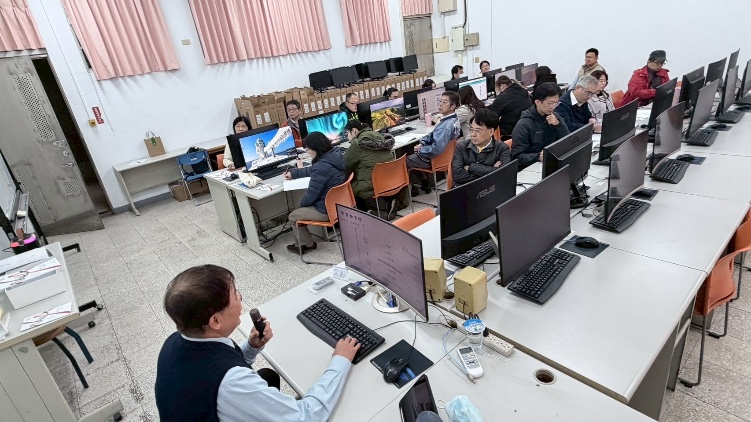
#> input picture .agents/skills/activity-record-generator/examples/sample_photos/01_講師講授參獎重點.jpg, 751 x 422 px
$ python -i generate_record.py   (imports and definitions only)
#> lines starting #> are read from the running program, lines starting #| are printed output that depends on the picture
# -*- coding: utf-8 -*-
"""
敏實科技大學 USR 計畫 - 活動記錄表自動生成器 (直式簽到表增強版)
Activity Record Generator for MINTH University USR Projects

特色：
1. 嚴格過濾存摺、收據、發票、轉帳截圖、便當飲料等核銷雜物，確保「活動剪影」僅收錄活動現場照片。
2. 簽到簿專用防呆機制：確保附錄之「簽到表」為專屬簽到單掃描檔，嚴禁隨意拿活動照片替代。
3. 簽到簿直式呈現保證：自動檢測簽到單方向，若為橫向掃描檔自動旋轉 90 度轉為直式 (Portrait) 置中呈現。
4. 自動 EXIF 旋轉校正與等比例居中排版，防止照片變形或顛倒。
5. 100% 官方標準排版（校徽 Logo、裝訂線、酒紅分隔線、標楷體、A4 直式）。
"""

import os
import sys
import json
import argparse
import datetime
from PIL import Image, ImageOps
import docx
from docx.shared import Inches, Pt, Cm, RGBColor
from docx.enum.text import WD_ALIGN_PARAGRAPH
from docx.oxml import OxmlElement
from docx.oxml.ns import qn

# 非活動照片黑名單關鍵字 (用於自動過濾核銷雜圖)
EXCLUDED_PHOTO_KEYWORDS = [
    "存摺", "存簿", "銀行", "passbook", "bank", "帳戶", "account",
    "發票", "收據", "invoice", "receipt", "核銷", "憑證", "voucher",
    "便當", "飲料", "點心", "茶點", "菜單", "menu", "food", "drink",
    "轉帳", "匯款", "transfer", "atm", "linepay", "line_pay", "支付",
    "紙袋", "包裝", "box", "禮盒外觀", "名片"
]

# 簽到簿專用關鍵字
SIGNIN_KEYWORDS = [
    "簽到", "簽到表", "簽到簿", "簽到單", "出席表", "出席名冊",
    "signin", "sign_in", "attendance"
]

# [87 lines left out: functions get_minguo_timestamp, is_excluded_clutter, is_signin_sheet, apply_font, set_cell_text, set_cell_multiline and 1 more, not called in this run]

def generate_activity_record(data, template_path=None, output_path=None):
    """
    主要活動記錄表生成器
    :param data: 包含所有填寫資訊的字典 (dict)
    :param template_path: 範本 docx 檔案路徑
    :param output_path: 產出 docx 檔案路徑
    :return: 產出的 docx 檔案完整路徑
    """
    if not template_path:
        base_dir = os.path.dirname(os.path.dirname(os.path.abspath(__file__)))
        template_path = os.path.join(base_dir, "templates", "template_activity_record.docx")

    if not os.path.exists(template_path):
        fallback = r"D:\AI_Python_草稿\template_activity_record.docx"
        if os.path.exists(fallback):
            template_path = fallback
        else:
            raise FileNotFoundError(f"找不到活動記錄表標準範本: {template_path}")

    doc = docx.Document(template_path)

    # 1. 更新大標題年度
    year_str = str(data.get("year", "115"))
    for p in doc.paragraphs:
        if "社會責任實踐計畫」活動記錄表" in p.text:
            p.text = f"「{year_str}年度社會責任實踐計畫」活動記錄表"
            p.alignment = WD_ALIGN_PARAGRAPH.CENTER
            for r in p.runs:
                apply_font(r, font_name="標楷體", font_size_pt=20, bold=True)
            break

    # 2. Table 0：活動基本資訊與紀要
    t0 = doc.tables[0]

    # R0: USR子計畫勾選
    subproj_id = str(data.get("subproject_id", "1"))
    sp1 = "■ 子計畫1：創生共學AI及ESG智慧創新平台" if subproj_id == "1" else "□ 子計畫1：創生共學AI及ESG智慧創新平台"
    sp4 = "■ 子計畫4：AI智慧減碳旅遊城鄉體驗" if subproj_id == "4" else "□ 子計畫4：AI智慧減碳旅遊城鄉體驗"
    sp2 = "■ 子計畫2：AI技術應用在農業領域合作" if subproj_id == "2" else "□ 子計畫2：AI技術應用在農業領域合作"
    sp5 = "■ 子計畫5：AI技術應用在碳中和技術領域合作" if subproj_id == "5" else "□ 子計畫5：AI技術應用在碳中和技術領域合作"
    sp3 = "■ 子計畫3：AI及ESG食農教育特色餐飲" if subproj_id == "3" else "□ 子計畫3：AI及ESG食農教育特色餐飲"
    sph = "■ 校務Hub：" if any(k in subproj_id.lower() for k in ["hub", "校務"]) else "□ 校務Hub："

    lines_subproj = [
        f"{sp1}    {sp4}",
        f"{sp2}    {sp5}",
        f"{sp3}    {sph}"
    ]
    set_cell_multiline(t0.rows[0].cells[1], lines_subproj, font_size_pt=9.5, line_spacing=1.15, space_after=1)

    # R1: 子計畫主持人 / 工讀生
    host_name = data.get("host_name", "")
    assistant_name = data.get("assistant_name", "")
    set_cell_text(t0.rows[1].cells[1], host_name, font_size_pt=12, align=WD_ALIGN_PARAGRAPH.LEFT)
    set_cell_text(t0.rows[1].cells[3], assistant_name, font_size_pt=12, align=WD_ALIGN_PARAGRAPH.LEFT)

    # R2: 活動名稱
    act_name = data.get("activity_name", "")
    set_cell_text(t0.rows[2].cells[0], f"活動名稱：{act_name}", font_size_pt=12, bold=True, align=WD_ALIGN_PARAGRAPH.LEFT)

    # R3: 日期/時間 與 地點
    date_time = data.get("date_time", "")
    location = data.get("location", "")
    set_cell_text(t0.rows[3].cells[0], f"日期/時間：{date_time}", font_size_pt=11, align=WD_ALIGN_PARAGRAPH.LEFT)
    set_cell_text(t0.rows[3].cells[2], f"地點：{location}", font_size_pt=11, align=WD_ALIGN_PARAGRAPH.LEFT)

    # R4: 主講者/與會人
    speaker_attendees = data.get("speaker_attendees", "")
    set_cell_text(t0.rows[4].cells[0], f"主講者/與會人：{speaker_attendees}", font_size_pt=11, align=WD_ALIGN_PARAGRAPH.LEFT)

    # R5: 執行成效 (量化指標 + 質化指標)
    quant = data.get("quantitative", {})
    t_in = quant.get("inner_teacher", 0)
    s_in = quant.get("inner_student", 0)
    a_in = quant.get("inner_assistant", 0)
    t_out = quant.get("cross_teacher", 0)
    s_out = quant.get("cross_student", 0)
    a_out = quant.get("cross_assistant", 0)
    f_part = quant.get("field_partner", 0)
    c_gov = quant.get("central_gov", 0)
    l_gov = quant.get("local_gov", 0)
    ngo = quant.get("ngo_npo", 0)
    q_sent = quant.get("survey_sent", 0)
    q_valid = quant.get("survey_valid", 0)

    qual_text = data.get("qualitative_summary", "")

    perf_lines = [
        "量化指標：",
        f"  校內參與：教師：{t_in} 人、學生：{s_in} 人、專任助理：{a_in} 人",
        f"  跨校參與：教師：{t_out} 人、學生：{s_out} 人、專任助理：{a_out} 人",
        f"  場域參與：場域夥伴人數：{f_part} 人",
        f"  其他參與：中央政府人數：{c_gov} 人、地方政府人數：{l_gov} 人、NGO/NPO：{ngo} 人",
        "",
        "滿意度調查：",
        f"  發放問卷數：{q_sent} 份、有效問卷數：{q_valid} 份",
        "",
        "質化指標：",
        qual_text
    ]
    set_cell_multiline(t0.rows[5].cells[1], perf_lines, font_size_pt=10.5, line_spacing=1.15, space_after=1)

    # R6: 活動紀要
    summary_content = data.get("activity_summary", "")
    if isinstance(summary_content, str):
        summary_lines = [line.strip() for line in summary_content.split("\n") if line.strip()]
    else:
        summary_lines = summary_content
    set_cell_multiline(t0.rows[6].cells[1], summary_lines, font_size_pt=10.5, line_spacing=1.2, space_after=2)

    # R7: 檢討與建議
    review_content = data.get("review_suggestions", "")
    if isinstance(review_content, str):
        review_lines = [line.strip() for line in review_content.split("\n") if line.strip()]
    else:
        review_lines = review_content
    set_cell_multiline(t0.rows[7].cells[1], review_lines, font_size_pt=10.5, line_spacing=1.2, space_after=2)

    # 3. Table 1：活動剪影（過濾雜物，僅保留真實活動現場照片）
    t1 = doc.tables[1]
    raw_photos = data.get("photos", [])

    clean_photos = []
    for p in raw_photos:
        p_path = p.get("path", "")
        p_name = os.path.basename(p_path)
        if is_excluded_clutter(p_name):
            print(f"[警告：已自動排除] 檢測到存摺/核銷雜圖，不予放入活動剪影: {p_name}")
            continue
        if is_signin_sheet(p_name):
            print(f"[提示：分流處理] 檢測到簽到簿檔案 {p_name}，移至專用附錄簽到表，不佔用活動剪影格位。")
            if not data.get("signin_sheet"):
                data["signin_sheet"] = p_path
            continue
        clean_photos.append(p)

    num_photos = min(len(clean_photos), 6)
    row_pairs = [(0, 1), (2, 3), (4, 5)]

    for idx in range(6):
        pair_idx = idx // 2
        col_idx = 0 if (idx % 2 == 0) else 2
        img_row_idx, cap_row_idx = row_pairs[pair_idx]

        if idx < num_photos:
            p_info = clean_photos[idx]
            p_path = p_info.get("path", "")
            p_cap = p_info.get("caption", "").strip()
            if not p_cap:
                p_cap = f"活動現場紀實 {idx+1}"
            if not p_cap.startswith("說明："):
                p_cap = f"說明：{p_cap}"

            set_cell_image(t1.rows[img_row_idx].cells[col_idx], p_path)
            set_cell_text(t1.rows[cap_row_idx].cells[col_idx], p_cap, font_size_pt=10.5, align=WD_ALIGN_PARAGRAPH.LEFT)
        else:
            t1.rows[img_row_idx].cells[col_idx].text = ""
            t1.rows[cap_row_idx].cells[col_idx].text = ""

    # 若照片僅有 2 張或 4 張，自後往前移除多餘空白列
    if num_photos <= 2:
        for r_del in [5, 4, 3, 2]:
            tr = t1.rows[r_del]._tr
            tr.getparent().remove(tr)
    elif num_photos <= 4:
        for r_del in [5, 4]:
            tr = t1.rows[r_del]._tr
            tr.getparent().remove(tr)

    # 4. 附件核選列（自動依照是否有簽到簿、海報動態打勾）
    last_row = t1.rows[-1]
    attachments = list(data.get("attachments", []))

    signin_path = data.get("signin_sheet")
    if signin_path and os.path.exists(signin_path) and "簽到單" not in attachments:
        attachments.append("簽到單")

    att_agenda = "■ 議程" if "議程" in attachments else "□ 議程"
    att_signin = "■ 簽到單" if "簽到單" in attachments else "□ 簽到單"
    att_poster = "■ 宣傳海報" if "宣傳海報" in attachments else "□ 宣傳海報"
    att_slides = "■ 簡報" if "簡報" in attachments else "□ 簡報"
    att_other = "□ 其他___________"
    for a in attachments:
        if a not in ["議程", "簽到單", "宣傳海報", "簡報"]:
            att_other = f"■ 其他：{a}"
            break

    att_text = f"{att_agenda}   {att_signin}   {att_poster}   {att_slides}   {att_other}   (請勾選可提供之附件)"
    set_cell_text(last_row.cells[1], att_text, font_size_pt=10.5, align=WD_ALIGN_PARAGRAPH.LEFT)

    # 5. 專用附錄頁：活動簽到簿掃描檔 (保證以直式 Portrait 呈現)
    if signin_path and os.path.exists(signin_path):
        doc.add_page_break()
        title_p = doc.add_paragraph()
        title_p.alignment = WD_ALIGN_PARAGRAPH.CENTER
        title_p.paragraph_format.space_before = Pt(6)
        title_p.paragraph_format.space_after = Pt(8)
        r = title_p.add_run("活動簽到表 (掃描檔)")
        apply_font(r, font_name="標楷體", font_size_pt=14, bold=True)

        img_p = doc.add_paragraph()
        img_p.alignment = WD_ALIGN_PARAGRAPH.CENTER
        img_p.paragraph_format.space_before = Pt(0)
        img_p.paragraph_format.space_after = Pt(0)

        try:
            with Image.open(signin_path) as s_raw:
                s_im = ImageOps.exif_transpose(s_raw)
                sw, sh = s_im.size

                # 關鍵邏輯：若寬度大於高度 (橫向)，自動順時針旋轉 90 度轉為直式 (Portrait)
                if sw > sh:
                    print(f"[簽到簿直式校正] 檢測到簽到表為橫向 ({sw}x{sh})，自動旋轉 90 度校正為直式呈現...")
                    s_im = s_im.rotate(-90, expand=True)
                    sw, sh = s_im.size

                    # 儲存旋轉後暫存檔
                    temp_dir = os.path.join(os.environ.get("TEMP", "."), "minth_usr_temp")
                    os.makedirs(temp_dir, exist_ok=True)
                    actual_insert_path = os.path.join(temp_dir, f"rotated_signin_{os.path.basename(signin_path)}")
                    s_im.save(actual_insert_path)
                else:
                    actual_insert_path = signin_path

                # 直式排版尺寸計算：限制最大寬度 15.0 cm、最大高度 21.8 cm，剛好完整收納於 A4 單頁
                aspect = sw / sh
                max_w_cm = 15.0
                max_h_cm = 21.8
                if (max_w_cm / aspect) <= max_h_cm:
                    final_w = Cm(max_w_cm)
                    final_h = Cm(max_w_cm / aspect)
                else:
                    final_h = Cm(max_h_cm)
                    final_w = Cm(max_h_cm * aspect)

                img_p.add_run().add_picture(actual_insert_path, width=final_w, height=final_h)
                print(f"[簽到簿附錄] 已成功插入官方直式簽到簿掃描檔 (尺寸: {final_w.pt/28.35:.1f}cm x {final_h.pt/28.35:.1f}cm)")
        except Exception as e:
            img_p.add_run(f"[簽到表載入失敗: {e}]")
    else:
        print("[提醒] 本次未提供簽到簿專屬掃描檔，附錄頁已自動省略，未誤植雜圖。")

    # 6. 其他全頁佐證附件 (如海報等)
    other_annexes = data.get("annex_files", [])
    for annex in other_annexes:
        a_title = annex.get("title", "活動附件")
        a_path = annex.get("path", "")
        if not os.path.exists(a_path) or is_excluded_clutter(os.path.basename(a_path)):
            continue
        if signin_path and os.path.abspath(a_path) == os.path.abspath(signin_path):
            continue

        doc.add_page_break()
        title_p = doc.add_paragraph()
        title_p.alignment = WD_ALIGN_PARAGRAPH.CENTER
        title_p.paragraph_format.space_before = Pt(6)
        title_p.paragraph_format.space_after = Pt(12)
        r = title_p.add_run(a_title)
        apply_font(r, font_name="標楷體", font_size_pt=14, bold=True)

        img_p = doc.add_paragraph()
        img_p.alignment = WD_ALIGN_PARAGRAPH.CENTER
        try:
            img_p.add_run().add_picture(a_path, width=Cm(15.5))
        except Exception as e:
            img_p.add_run(f"[附件載入失敗: {e}]")

    # 7. 檔名與存檔路徑 (嚴格依全域規範：民國年月日時分 11 碼 + -anti.docx)
    if not output_path:
        spark_dir = r"E:\我的雲端硬碟\Gemini_Spark_產出檔案"
        out_dir = os.path.join(spark_dir, "07_USR活動記錄表")
        if not os.path.exists(out_dir):
            os.makedirs(out_dir, exist_ok=True)
        ts = get_minguo_timestamp()
        safe_act_name = "".join(c for c in act_name if c.isalnum() or c in ['_', '-'])[:20]
        filename = f"USR活動記錄表_子計畫{subproj_id}_{safe_act_name}-{ts}-anti.docx"
        output_path = os.path.join(out_dir, filename)

    doc.save(output_path)
    return output_path

# [12 lines left out: function main, not called in this run]

# [2 lines not run here, left out]

>>> import cv2
>>> picture = cv2.imread('../examples/sample_photos/01_講師講授參獎重點.jpg', cv2.IMREAD_GRAYSCALE)
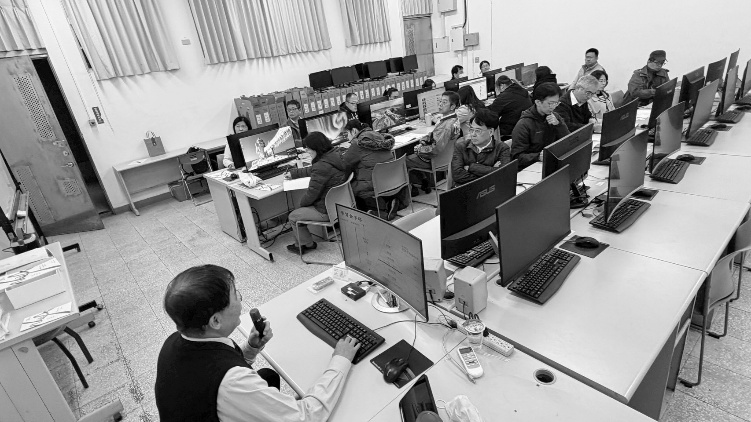
#> picture: shape (422, 751); min 0, max 255, mean 149.9
#> (the run stopped early here; a loop or call above may not have finished)

$ run again, on .agents/skills/activity-record-generator/examples/sample_photos/03_全面卓越類實作探討1.jpg
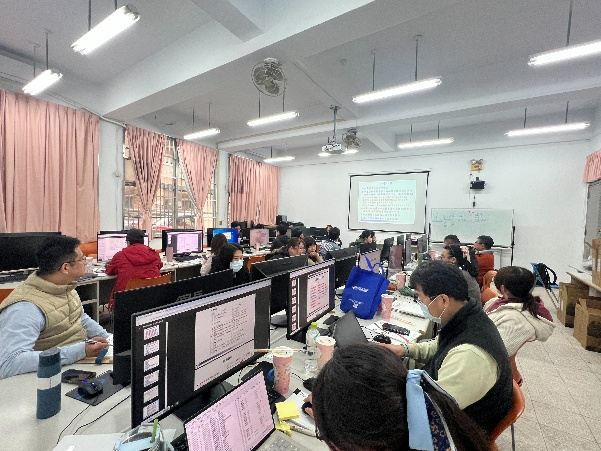
#> input picture .agents/skills/activity-record-generator/examples/sample_photos/03_全面卓越類實作探討1.jpg, 601 x 451 px
#> `picture = cv2.imread('../examples/sample_photos/01_講師講授參獎重點.jpg', cv2...`:
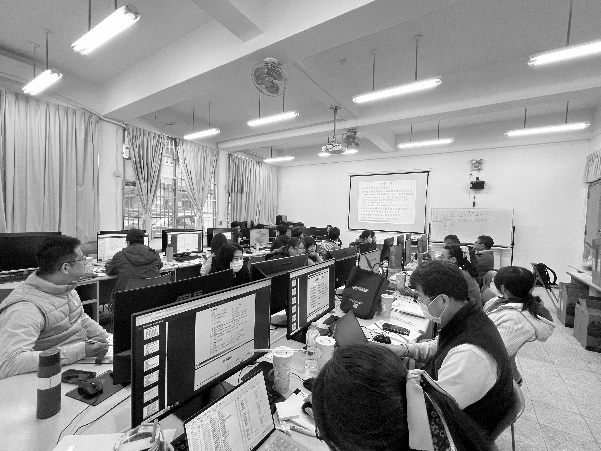
#> picture: shape (451, 601); min 0, max 255, mean 145.4

$ run again, on .agents/skills/activity-record-generator/examples/sample_photos/04_全面卓越類實作探討2.jpg
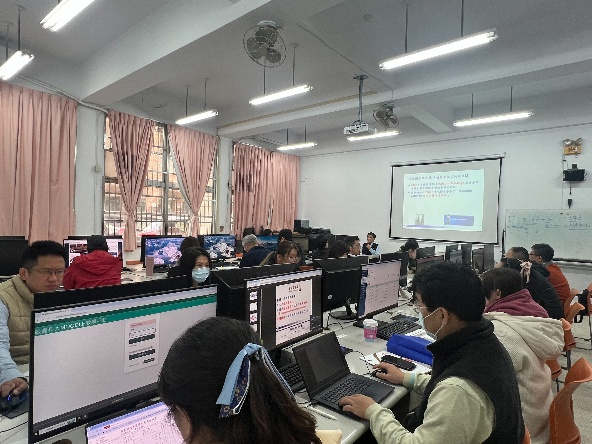
#> input picture .agents/skills/activity-record-generator/examples/sample_photos/04_全面卓越類實作探討2.jpg, 592 x 444 px
#> `picture = cv2.imread('../examples/sample_photos/01_講師講授參獎重點.jpg', cv2...`:
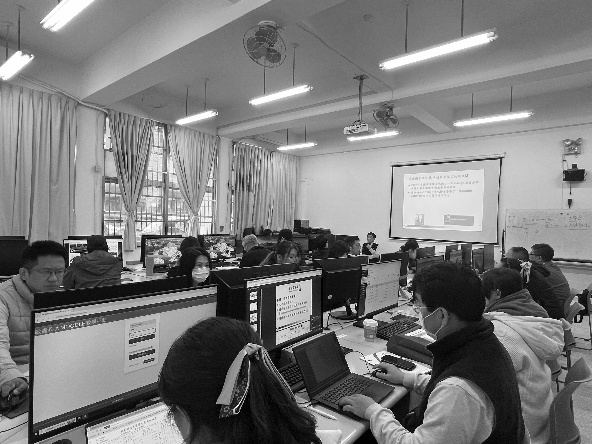
#> picture: shape (444, 592); min 0, max 255, mean 121.9

$ run again, on .agents/skills/activity-record-generator/examples/sample_photos/05_現場交流互動與研討.jpg
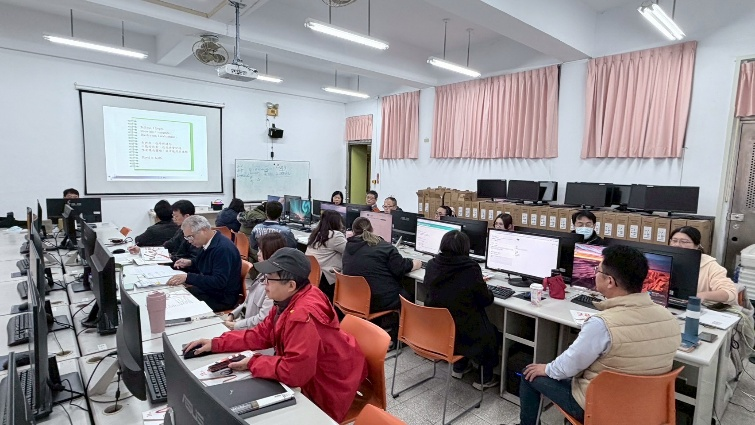
#> input picture .agents/skills/activity-record-generator/examples/sample_photos/05_現場交流互動與研討.jpg, 755 x 425 px
#> `picture = cv2.imread('../examples/sample_photos/01_講師講授參獎重點.jpg', cv2...`:
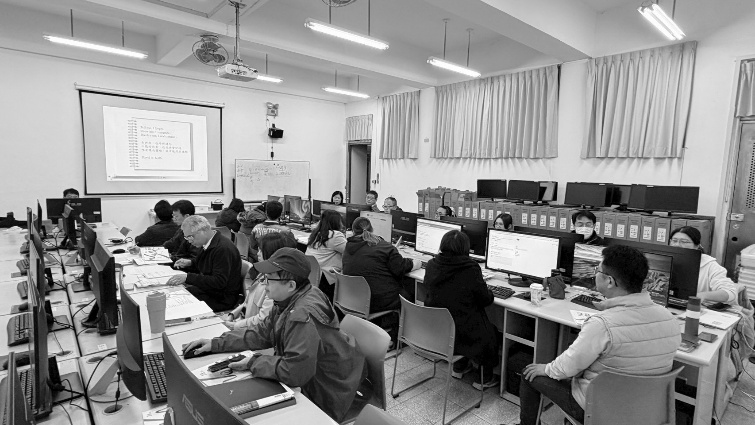
#> picture: shape (425, 755); min 0, max 255, mean 139.7
